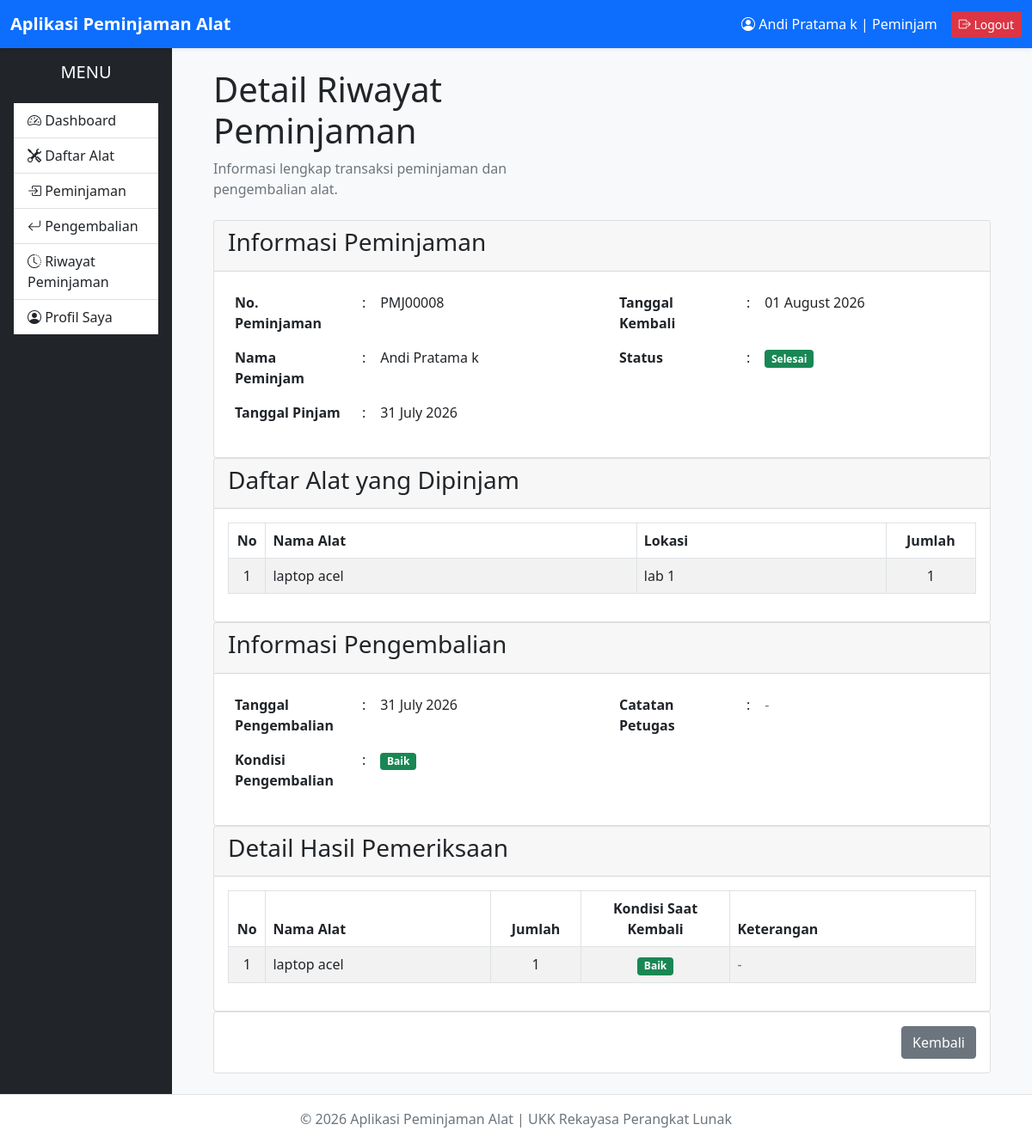
The app's page /peminjam/riwayat/detail.php?id=8 (signed in) with its own data.
### tables this page shows
CREATE TABLE `peminjaman` (
  `id_peminjaman` int(11) NOT NULL,
  `id_user` int(11) NOT NULL,
  `tanggal_pinjam` date NOT NULL,
  `tanggal_kembali` date NOT NULL,
  `status` enum('Menunggu','Disetujui','Ditolak','Dipinjam','Selesai') DEFAULT 'Menunggu',
  `created_at` timestamp NOT NULL DEFAULT current_timestamp(),
  `updated_at` timestamp NOT NULL DEFAULT current_timestamp() ON UPDATE current_timestamp()
);

CREATE TABLE `users` (
  `id_user` int(11) NOT NULL,
  `nama_lengkap` varchar(100) NOT NULL,
  `username` varchar(50) NOT NULL,
  `password` varchar(255) NOT NULL,
  `level` enum('Administrator','Petugas','Peminjam') NOT NULL,
  `status` enum('Aktif','Tidak Aktif') DEFAULT 'Aktif',
  `created_at` timestamp NOT NULL DEFAULT current_timestamp(),
  `updated_at` timestamp NOT NULL DEFAULT current_timestamp() ON UPDATE current_timestamp()
);

CREATE TABLE `detail_peminjaman` (
  `id_detail` int(11) NOT NULL,
  `id_peminjaman` int(11) NOT NULL,
  `id_alat` int(11) NOT NULL,
  `jumlah` int(11) NOT NULL
);

CREATE TABLE `alat` (
  `id_alat` int(11) NOT NULL,
  `id_kategori` int(11) NOT NULL,
  `nama_alat` varchar(150) NOT NULL,
  `stok` int(11) NOT NULL DEFAULT 0,
  `kondisi` enum('Baik','Rusak Ringan','Rusak Berat') DEFAULT 'Baik',
  `lokasi` varchar(100) DEFAULT NULL,
  `foto` varchar(255) DEFAULT NULL,
  `created_at` timestamp NOT NULL DEFAULT current_timestamp(),
  `updated_at` timestamp NOT NULL DEFAULT current_timestamp() ON UPDATE current_timestamp()
);

CREATE TABLE `pengembalian` (
  `id_pengembalian` int(11) NOT NULL,
  `id_peminjaman` int(11) NOT NULL,
  `tanggal_pengembalian` date NOT NULL,
  `kondisi_kembali` enum('Baik','Rusak Ringan','Rusak Berat') DEFAULT 'Baik',
  `keterangan` text DEFAULT NULL,
  `created_at` timestamp NOT NULL DEFAULT current_timestamp(),
  `updated_at` timestamp NOT NULL DEFAULT current_timestamp() ON UPDATE current_timestamp()
);

CREATE TABLE `detail_pengembalian` (
  `id_detail_pengembalian` int(11) NOT NULL,
  `id_pengembalian` int(11) NOT NULL,
  `id_alat` int(11) NOT NULL,
  `jumlah` int(11) NOT NULL,
  `kondisi` enum('Baik','Rusak Ringan','Rusak Berat','Hilang') NOT NULL,
  `keterangan` text DEFAULT NULL
);

### peminjam/riwayat/detail.php (the view, shortened to what this page needs)
<?php
require '../../config/database.php';
$idUser = $_SESSION['id_user'];
$idPeminjaman = (int) $_GET['id'];
$sql = "
SELECT
    p.id_peminjaman,
    p.tanggal_pinjam,
    p.tanggal_kembali,
    p.status,
    u.nama_lengkap
FROM peminjaman p
INNER JOIN users u
ON u.id_user = p.id_user
WHERE
p.id_peminjaman = ?
AND
p.id_user = ?
LIMIT 1
";
$stmt = $conn->prepare($sql);
$stmt->bind_param("ii", $idPeminjaman, $idUser);
$stmt->execute();
$peminjaman = $stmt->get_result();
$dataPeminjaman = $peminjaman->fetch_assoc();
$sql = "
SELECT
    a.nama_alat,
    a.lokasi,
    dp.jumlah
FROM detail_peminjaman dp
INNER JOIN alat a
ON a.id_alat = dp.id_alat
WHERE
dp.id_peminjaman = ?
ORDER BY
a.nama_alat ASC
";
$stmt = $conn->prepare($sql);
$stmt->bind_param("i", $idPeminjaman);
$stmt->execute();
$daftarAlat = $stmt->get_result();
$sql = "
SELECT
id_pengembalian,
tanggal_pengembalian,
kondisi_kembali,
keterangan
FROM pengembalian
WHERE
id_peminjaman = ?
LIMIT 1
";
$stmt = $conn->prepare($sql);
$stmt->bind_param("i", $idPeminjaman);
$stmt->execute();
$pengembalian = $stmt->get_result();
$dataPengembalian = null;
if ($pengembalian->num_rows > 0) {
    $dataPengembalian = $pengembalian->fetch_assoc();
}
$detailPengembalian = null;
if ($dataPengembalian) {
    $sql = "
    SELECT
        a.nama_alat,
        dp.jumlah,
        dp.kondisi,
        dp.keterangan
    FROM detail_pengembalian dp
    INNER JOIN alat a
    ON a.id_alat = dp.id_alat
    WHERE
    dp.id_pengembalian = ?
    ORDER BY
    a.nama_alat ASC
    ";
    $stmt = $conn->prepare($sql);
    $stmt->bind_param("i", $dataPengembalian['id_pengembalian']);
    $stmt->execute();
    $detailPengembalian = $stmt->get_result();
}
?>
<?php include '../../layouts/header.php'; ?>
<?php include '../../layouts/navbar.php'; ?>
<?php include '../../layouts/sidebar.php'; ?>
<div class="content-wrapper">
    <section class="content-header">
        <div class="container-fluid">
            <div class="row mb-2">
                <div class="col-sm-6">
                    <h1>
                        Detail Riwayat Peminjaman
                    </h1>
                    <p class="text-muted">
                        Informasi lengkap transaksi peminjaman dan pengembalian alat.
                    </p>
                </div>
            </div>
        </div>
    </section>
    <section class="content">
        <div class="container-fluid">
            <div class="card">
                <div class="card-header">
                    <h3 class="card-title">
                        Informasi Peminjaman
                    </h3>
                </div>
                <div class="card-body">
                    <div class="row">
                        <div class="col-md-6">
                            <table class="table table-borderless">
                                <tr>
                                    <th width="35%">No. Peminjaman</th>
                                    <td width="5%">:</td>
                                    <td>
                                        PMJ<?= str_pad($dataPeminjaman['id_peminjaman'], 5, '0', STR_PAD_LEFT); ?>
                                    </td>
                                </tr>
                                <tr>
                                    <th>Nama Peminjam</th>
                                    <td>:</td>
                                    <td>
                                        <?= htmlspecialchars($dataPeminjaman['nama_lengkap']); ?>
                                    </td>
                                </tr>
                                <tr>
                                    <th>Tanggal Pinjam</th>
                                    <td>:</td>
                                    <td>
                                        <?= date('d F Y', strtotime($dataPeminjaman['tanggal_pinjam'])); ?>
                                    </td>
                                </tr>
                            </table>
                        </div>
                        <div class="col-md-6">
                            <table class="table table-borderless">
                                <tr>
                                    <th width="35%">Tanggal Kembali</th>
                                    <td width="5%">:</td>
                                    <td>
                                        <?= date('d F Y', strtotime($dataPeminjaman['tanggal_kembali'])); ?>
                                    </td>
                                </tr>
                                <tr>
                                    <th>Status</th>
                                    <td>:</td>
                                    <td>
                                        <?php
                                        switch ($dataPeminjaman['status']) {
                                            case 'Selesai':
                                                $badge = 'success';
                                                break;
                                        }
                                        ?>
                                        <span class="badge bg-<?= $badge; ?>">
                                            <?= htmlspecialchars($dataPeminjaman['status']); ?>
                                        </span>
                                    </td>
                                </tr>
                            </table>
                        </div>
                    </div>
                </div>
            </div>
            <div class="card">
                <div class="card-header">
                    <h3 class="card-title">
                        Daftar Alat yang Dipinjam
                    </h3>
                </div>
                <div class="card-body">
                    <div class="table-responsive">
                        <table class="table table-bordered table-striped">
                            <thead>
                                <tr>
                                    <th width="5%" class="text-center">No</th>
                                    <th>Nama Alat</th>
                                    <th>Lokasi</th>
                                    <th width="12%" class="text-center">Jumlah</th>
                                </tr>
                            </thead>
                            <tbody>
                                <?php
                                $no = 1;
                                if ($daftarAlat->num_rows > 0) {
                                    while ($alat = $daftarAlat->fetch_assoc()) {
                                ?>
                                        <tr>
                                            <td class="text-center">
                                                <?= $no++; ?>
                                            </td>
                                            <td>
                                                <?= htmlspecialchars($alat['nama_alat']); ?>
                                            </td>
                                            <td>
                                                <?= htmlspecialchars($alat['lokasi']); ?>
                                            </td>
                                            <td class="text-center">
                                                <?= $alat['jumlah']; ?>
                                            </td>
                                        </tr>
                                    <?php
                                    }
                                } ?>
                            </tbody>
                        </table>
                    </div>
                </div>
            </div>
            <?php if ($dataPengembalian) { ?>
                <div class="card">
                    <div class="card-header">
                        <h3 class="card-title">
                            Informasi Pengembalian
                        </h3>
                    </div>
                    <div class="card-body">
                        <div class="row">
                            <div class="col-md-6">
                                <table class="table table-borderless">
                                    <tr>
                                        <th width="35%">Tanggal Pengembalian</th>
                                        <td width="5%">:</td>
                                        <td>
                                            <?= date('d F Y', strtotime($dataPengembalian['tanggal_pengembalian'])); ?>
                                        </td>
                                    </tr>
                                    <tr>
                                        <th>Kondisi Pengembalian</th>
                                        <td>:</td>
                                        <td>
                                            <?php
                                            switch ($dataPengembalian['kondisi_kembali']) {
                                                case 'Baik':
                                                    $badge = 'success';
                                                    break;
                                            }
                                            ?>
                                            <span class="badge bg-<?= $badge; ?>">
                                                <?= htmlspecialchars($dataPengembalian['kondisi_kembali']); ?>
                                            </span>
                                        </td>
                                    </tr>
                                </table>
                            </div>
                            <div class="col-md-6">
                                <table class="table table-borderless">
                                    <tr>
                                        <th width="35%">Catatan Petugas</th>
                                        <td width="5%">:</td>
                                        <td>
                                            <?= !empty($dataPengembalian['keterangan'])
                                                ? nl2br(htmlspecialchars($dataPengembalian['keterangan']))
                                                : '<span class="text-muted">-</span>'; ?>
                                        </td>
                                    </tr>
                                </table>
                            </div>
                        </div>
                    </div>
                </div>
                <div class="card">
                    <div class="card-header">
                        <h3 class="card-title">
                            Detail Hasil Pemeriksaan
                        </h3>
                    </div>
                    <div class="card-body">
                        <div class="table-responsive">
                            <table class="table table-bordered table-striped">
                                <thead>
                                    <tr>
                                        <th width="5%" class="text-center">No</th>
                                        <th>Nama Alat</th>
                                        <th width="12%" class="text-center">Jumlah</th>
                                        <th width="20%" class="text-center">Kondisi Saat Kembali</th>
                                        <th>Keterangan</th>
                                    </tr>
                                </thead>
                                <tbody>
                                    <?php
                                    $no = 1;
                                    if ($detailPengembalian && $detailPengembalian->num_rows > 0) {
                                        while ($detail = $detailPengembalian->fetch_assoc()) {
                                    ?>
                                            <tr>
                                                <td class="text-center">
                                                    <?= $no++; ?>
                                                </td>
                                                <td>
                                                    <?= htmlspecialchars($detail['nama_alat']); ?>
                                                </td>
                                                <td class="text-center">
                                                    <?= $detail['jumlah']; ?>
                                                </td>
                                                <td class="text-center">
                                                    <?php
                                                    switch ($detail['kondisi']) {
                                                        case 'Baik':
                                                            $badge = 'success';
                                                            break;
                                                    }
                                                    ?>
                                                    <span class="badge bg-<?= $badge; ?>">
                                                        <?= htmlspecialchars($detail['kondisi']); ?>
                                                    </span>
                                                </td>
                                                <td>
                                                    <?= !empty($detail['keterangan'])
                                                        ? nl2br(htmlspecialchars($detail['keterangan']))
                                                        : '<span class="text-muted">-</span>'; ?>
                                                </td>
                                            </tr>
                                        <?php
                                        }
                                    } ?>
                                </tbody>
                            </table>
                        </div>
                    </div>
                </div>
            <?php } ?>
            <div class="card">
                <div class="card-body text-end">
                    <a href="index.php" class="btn btn-secondary">
                        Kembali
                    </a>
                </div>
            </div>
        </div>
    </section>
</div>
<?php include '../../layouts/footer.php'; ?>

### records on screen
peminjaman: id_peminjaman "00008", id_user.nama_lengkap "Andi Pratama k", tanggal_pinjam "31 July 2026", tanggal_kembali "01 August 2026", status "Selesai"
detail_peminjaman: id_alat.nama_alat "laptop acel", id_alat.lokasi "lab 1", jumlah "1"
pengembalian: tanggal_pengembalian "31 July 2026", kondisi_kembali "Baik"
detail_pengembalian: id_alat.nama_alat "laptop acel", jumlah "1", kondisi "Baik"

### other values on screen
$_SESSION['nama_lengkap'] "Andi Pratama k"
$_SESSION['level'] "Peminjam"
